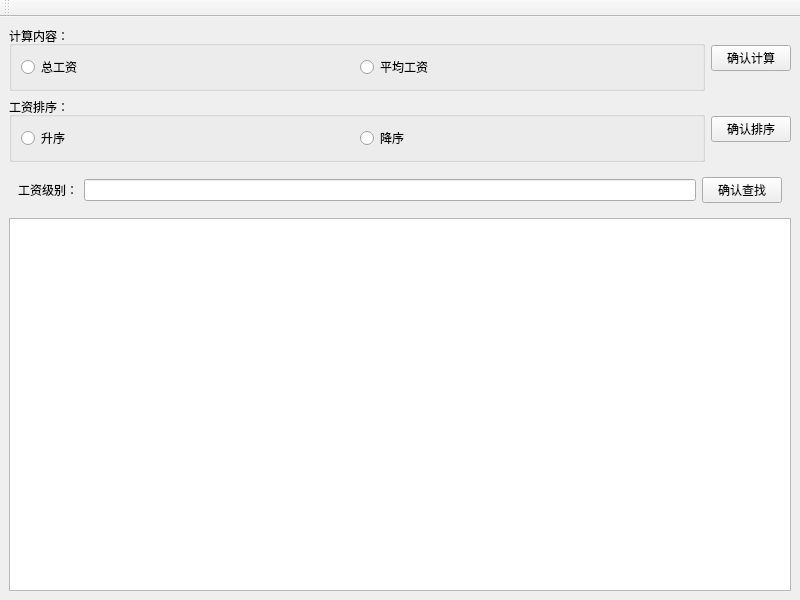
<?xml version="1.0" encoding="UTF-8"?>
<ui version="4.0">
 <class>SystemThree</class>
 <widget class="QMainWindow" name="SystemThree">
  <property name="geometry">
   <rect>
    <x>0</x>
    <y>0</y>
    <width>800</width>
    <height>600</height>
   </rect>
  </property>
  <property name="windowTitle">
   <string>MainWindow</string>
  </property>
  <widget class="QWidget" name="centralwidget">
   <layout class="QGridLayout" name="gridLayout_4">
    <item row="0" column="0">
     <widget class="QGroupBox" name="groupBox_2">
      <property name="title">
       <string>计算内容：</string>
      </property>
      <layout class="QGridLayout" name="gridLayout_3">
       <item row="0" column="0">
        <widget class="QRadioButton" name="sum">
         <property name="text">
          <string>总工资</string>
         </property>
        </widget>
       </item>
       <item row="0" column="1">
        <widget class="QRadioButton" name="average">
         <property name="text">
          <string>平均工资</string>
         </property>
        </widget>
       </item>
      </layout>
     </widget>
    </item>
    <item row="2" column="0" colspan="2">
     <widget class="QWidget" name="widget" native="true">
      <layout class="QGridLayout" name="gridLayout">
       <item row="0" column="0">
        <widget class="QLabel" name="label">
         <property name="text">
          <string>工资级别：</string>
         </property>
        </widget>
       </item>
       <item row="0" column="1">
        <widget class="QLineEdit" name="level"/>
       </item>
       <item row="0" column="2">
        <widget class="QPushButton" name="find">
         <property name="text">
          <string>确认查找</string>
         </property>
        </widget>
       </item>
      </layout>
     </widget>
    </item>
    <item row="1" column="1">
     <widget class="QPushButton" name="sort">
      <property name="sizePolicy">
       <sizepolicy hsizetype="Fixed" vsizetype="Fixed">
        <horstretch>0</horstretch>
        <verstretch>0</verstretch>
       </sizepolicy>
      </property>
      <property name="text">
       <string>确认排序</string>
      </property>
     </widget>
    </item>
    <item row="3" column="0" colspan="2">
     <widget class="QTextBrowser" name="showarea"/>
    </item>
    <item row="0" column="1">
     <widget class="QPushButton" name="calculate">
      <property name="sizePolicy">
       <sizepolicy hsizetype="Fixed" vsizetype="Fixed">
        <horstretch>0</horstretch>
        <verstretch>0</verstretch>
       </sizepolicy>
      </property>
      <property name="text">
       <string>确认计算</string>
      </property>
     </widget>
    </item>
    <item row="1" column="0">
     <widget class="QGroupBox" name="groupBox">
      <property name="title">
       <string>工资排序：</string>
      </property>
      <layout class="QGridLayout" name="gridLayout_2">
       <item row="0" column="0">
        <widget class="QRadioButton" name="high">
         <property name="text">
          <string>升序</string>
         </property>
        </widget>
       </item>
       <item row="0" column="1">
        <widget class="QRadioButton" name="low">
         <property name="text">
          <string>降序</string>
         </property>
        </widget>
       </item>
      </layout>
     </widget>
    </item>
   </layout>
  </widget>
  <widget class="QToolBar" name="toolBar">
   <property name="windowTitle">
    <string>toolBar</string>
   </property>
   <attribute name="toolBarArea">
    <enum>TopToolBarArea</enum>
   </attribute>
   <attribute name="toolBarBreak">
    <bool>false</bool>
   </attribute>
  </widget>
 </widget>
 <resources/>
 <connections/>
</ui>
